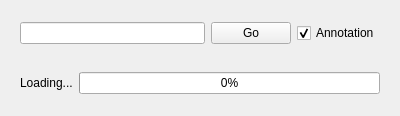
<?xml version="1.0" encoding="UTF-8"?>
<ui version="4.0">
 <class>WebControlPanel</class>
 <widget class="QWidget" name="WebControlPanel">
  <property name="geometry">
   <rect>
    <x>0</x>
    <y>0</y>
    <width>400</width>
    <height>116</height>
   </rect>
  </property>
  <property name="sizePolicy">
   <sizepolicy hsizetype="Preferred" vsizetype="Fixed">
    <horstretch>0</horstretch>
    <verstretch>0</verstretch>
   </sizepolicy>
  </property>
  <property name="windowTitle">
   <string>Form</string>
  </property>
  <layout class="QVBoxLayout" name="verticalLayout">
   <item>
    <widget class="QWidget" name="widget" native="true">
     <layout class="QHBoxLayout" name="horizontalLayout_2">
      <item>
       <widget class="QLineEdit" name="urlEdit"/>
      </item>
      <item>
       <widget class="QPushButton" name="confirmUrl">
        <property name="text">
         <string>Go</string>
        </property>
       </widget>
      </item>
      <item>
       <widget class="QCheckBox" name="annotationEnabled">
        <property name="text">
         <string>Annotation</string>
        </property>
        <property name="checked">
         <bool>true</bool>
        </property>
       </widget>
      </item>
     </layout>
    </widget>
   </item>
   <item>
    <widget class="QWidget" name="statusArea" native="true">
     <layout class="QHBoxLayout" name="horizontalLayout">
      <item>
       <widget class="QLabel" name="statusLabel">
        <property name="text">
         <string>Loading...</string>
        </property>
       </widget>
      </item>
      <item>
       <widget class="QProgressBar" name="progressBar">
        <property name="value">
         <number>0</number>
        </property>
       </widget>
      </item>
     </layout>
    </widget>
   </item>
  </layout>
 </widget>
 <resources/>
 <connections/>
</ui>
